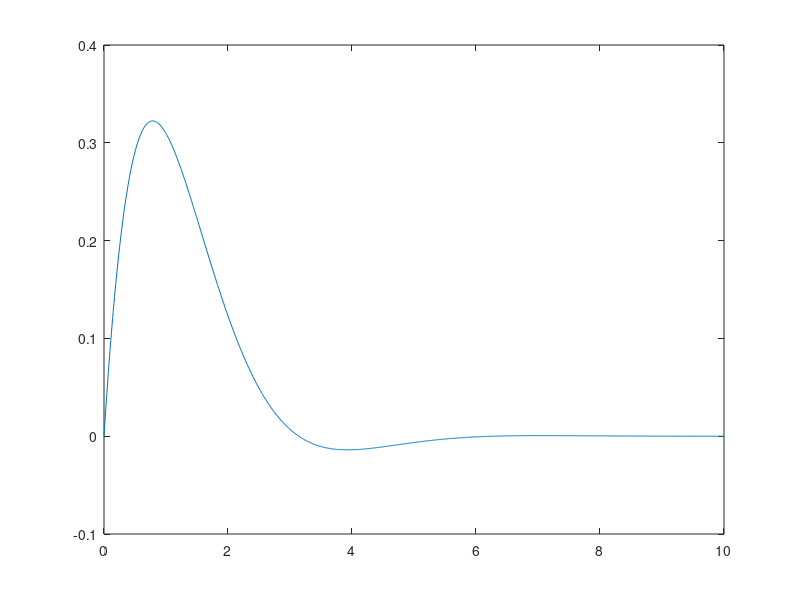

The MATLAB source for this figure:
clc
clear all
close all

c=1;
r=1;
l=1;
r2=1;

Gs=tf([1],[(r*c*l) (r*r2*c+l) (r2+r)]);
dt=.01;
t=0:dt:10;
figure,plot(t,impulse(Gs,t))